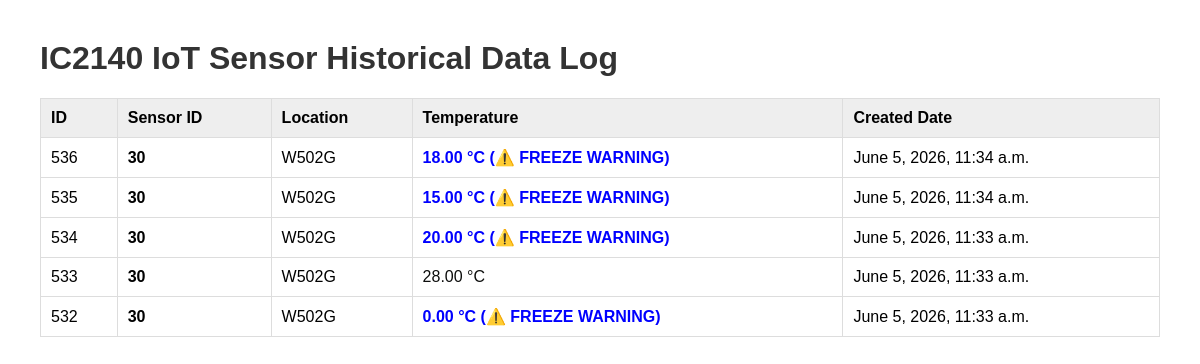
The app's page /iot/log with its own data.
### iot/models.py (models this page shows)
class Event(models.Model):
    node_id = models.CharField(max_length=2)
    node_loc = models.CharField(max_length=10)
    temp = models.DecimalField(max_digits=5, decimal_places=2)
    date_created = models.DateTimeField(auto_now_add=True)

### iot/views.py (the view)
# urls.py: path('log', views.log, name='log'),
def log(request):
    all_events = Event.objects.order_by('-date_created')
    context = {
        'historical_events': all_events
    }
    return render(request, 'iot/log.html', context)

### iot/templates/iot/log.html (shortened to what this page needs)
<HTML>
    <head>
    </head>
    <body>
        <h1>IC2140 IoT Sensor Historical Data Log</h1>
        <table>
            <tr class="header-row">
                <td>ID</td>
                <td>Sensor ID</td>
                <td>Location</td>
                <td>Temperature</td>
                <td>Created Date</td>
            </tr>
            {% for event in historical_events %}
            <tr>
                <td>{{ event.id }}</td>
                <td><strong>{{ event.node_id }}</strong></td>
                <td>{{ event.node_loc|upper }}</td>
                <td>
                    {% if event.temp|add:"0" > 29 %}
                        <span class="hot-alert">{{ event.temp }} °C (⚠️ OVERHEAT WARNING)</span>
                    {% elif event.temp|add:"0" < 21 %}
                        <span class="cold-alert">{{ event.temp }} °C (⚠️ FREEZE WARNING)</span>
                    {% else %}
                        <span class="normal-data">{{ event.temp }} °C</span>
                    {% endif %}
                </td>
                <td>{{ event.date_created }}</td>
            </tr>
            {% endfor %}
        </table>
    </body>
</HTML>

### iot/templates/iot/log.html (style rules this page uses)
body { font-family: Arial, sans-serif; margin: 40px; }
h1 { color: #333; }
table { width: 100%; border-collapse: collapse; margin-top: 15px; }
td { padding: 10px; border: 1px solid #ddd; text-align: left; }
.header-row { font-weight: bold; background-color: #eee; }
.cold-alert { color: blue; font-weight: bold; }
.normal-data { color: rgb(13, 14, 13); }

### records on screen
Event: id "536", node_id "30", node_loc "W502G", temp "18.00", date_created "June 5, 2026, 11:34 a.m."
Event: id "535", node_id "30", node_loc "W502G", temp "15.00", date_created "June 5, 2026, 11:34 a.m."
Event: id "534", node_id "30", node_loc "W502G", temp "20.00", date_created "June 5, 2026, 11:33 a.m."
Event: id "533", node_id "30", node_loc "W502G", temp "28.00", date_created "June 5, 2026, 11:33 a.m."
Event: id "532", node_id "30", node_loc "W502G", temp "0.00", date_created "June 5, 2026, 11:33 a.m."
